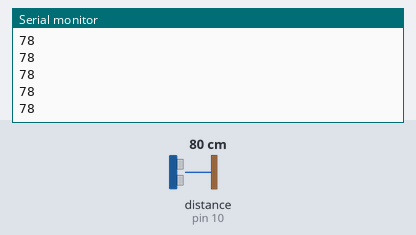
Bench run of a sketch on a simulated Arduino Uno, built with avr-gcc and run on an emulated ATmega328P. On the bench: the last lines printed to the serial monitor. Wiring (inferred from the names in the program): ultrasonic range finder: trigger pin 9; echo pin 10. The test bench sets the inputs (shaded band); at power-on: distance to the obstacle (sensor on pin 10) 80 cm. The echo pulse lasts 58.3 µs per cm.

Above: at 1.2 s.
1.3 s: distance to the obstacle (sensor on pin 10) set to 2 cm
At 1.34 s:
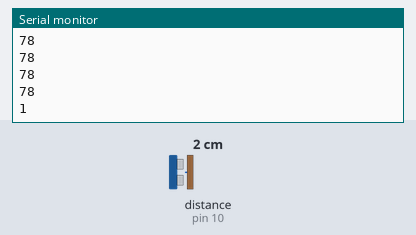
2.8 s: distance to the obstacle (sensor on pin 10) set to 4 cm
At 2.81 s:
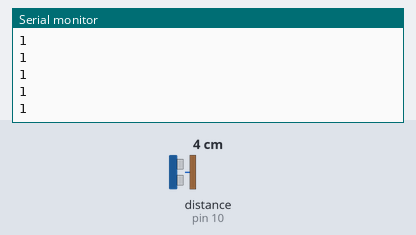
Timing chart, 0 to 5.8 s (numbered marks = the images above; inputs shaded):
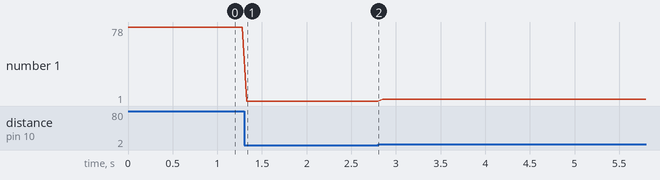

The sketch:

week11p1.ino
```cpp
const int trigPin = 9;
const int echoPin = 10;

void setup() {
  Serial.begin(9600);
  pinMode(trigPin, OUTPUT);
  pinMode(echoPin, INPUT);
}

void loop() {
  // Trigger the sensor
  digitalWrite(trigPin, LOW);
  delayMicroseconds(2);
  digitalWrite(trigPin, HIGH);
  delayMicroseconds(10);
  digitalWrite(trigPin, LOW);

  // Measure the bounce back time
  long duration = pulseIn(echoPin, HIGH);

  // Calculate distance
  int distance = duration * 0.034 / 2;

  // Send just the number to p5.js
  Serial.println(distance);

  delay(50);
}
```

Measured:
- after the input at 1.3 s, the serial monitor: prints a new line at once (image 1)
- plotted number 1: 78 → 1 after the input at 1.3 s, 1 → 3 after the input at 2.8 s
